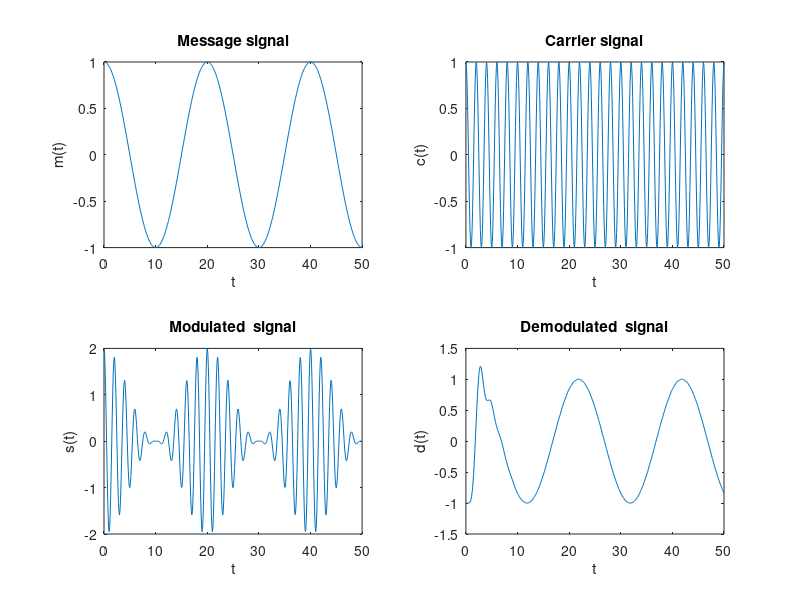

MATLAB code for this plot:
 
clear all;
close all;
clc;
fm=0.05;
am=1;
fc=0.5;
ac=1;
t=0:0.1:50;
mt=am*cos(2*3.14*fm*t);
ct=ac*cos(2*3.14*fc*t);
u=am/ac;
st=ac*(1+u*cos(2*3.14*fm*t)).*cos(2*3.14*fc*t);

s=2*st.*cos(2*3.14*fc*t);

w=(fc-fm)/(fc+fm);
[b,a]=butter(9,0.1);
demod=filter(b,a,s);
demod=demod-1;

subplot(2,2,1);
plot(t,mt);
xlabel('t');
ylabel('m(t)');
title('Message signal');

subplot(2,2,2);
plot(t,ct);
xlabel('t');
ylabel('c(t)');
title('Carrier signal');

subplot(2,2,3);
plot(t,st);
xlabel('t');
ylabel('s(t)');
title('Modulated  signal');

subplot(2,2,4);
plot(t,demod);
xlabel('t');
ylabel('d(t)');
title('Demodulated  signal');